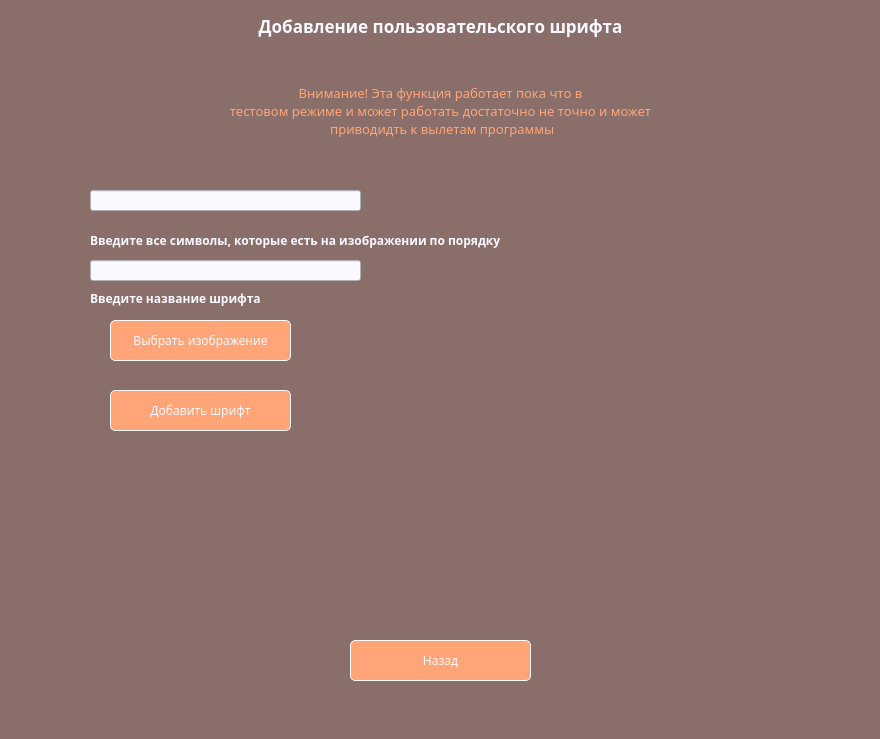
<?xml version="1.0" encoding="UTF-8"?>
<ui version="4.0">
 <class>MainWindow</class>
 <widget class="QMainWindow" name="MainWindow">
  <property name="geometry">
   <rect>
    <x>0</x>
    <y>0</y>
    <width>880</width>
    <height>739</height>
   </rect>
  </property>
  <property name="windowTitle">
   <string>MainWindow</string>
  </property>
  <property name="styleSheet">
   <string notr="true">background-color: #896e69;</string>
  </property>
  <widget class="QWidget" name="centralwidget">
   <widget class="QLabel" name="label">
    <property name="geometry">
     <rect>
      <x>0</x>
      <y>10</y>
      <width>881</width>
      <height>31</height>
     </rect>
    </property>
    <property name="font">
     <font>
      <family>Segoe Print</family>
      <pointsize>13</pointsize>
      <weight>75</weight>
      <bold>true</bold>
     </font>
    </property>
    <property name="styleSheet">
     <string notr="true">color: #f9f9ff;</string>
    </property>
    <property name="text">
     <string>Добавление пользовательского шрифта</string>
    </property>
    <property name="alignment">
     <set>Qt::AlignCenter</set>
    </property>
   </widget>
   <widget class="QPushButton" name="pushButton">
    <property name="geometry">
     <rect>
      <x>350</x>
      <y>640</y>
      <width>181</width>
      <height>41</height>
     </rect>
    </property>
    <property name="font">
     <font>
      <family>Segoe Print</family>
     </font>
    </property>
    <property name="styleSheet">
     <string notr="true">background-color:#ffa577;color: #f9f9ff; border-color: #f9f9ff;border-width: 1px;border-style: solid;border-radius:5px;</string>
    </property>
    <property name="text">
     <string>Назад</string>
    </property>
   </widget>
   <widget class="QLineEdit" name="lineEdit">
    <property name="geometry">
     <rect>
      <x>90</x>
      <y>190</y>
      <width>271</width>
      <height>21</height>
     </rect>
    </property>
    <property name="styleSheet">
     <string notr="true">background-color: #f9f9ff; color:#d55448;</string>
    </property>
    <property name="text">
     <string/>
    </property>
   </widget>
   <widget class="QLabel" name="label_2">
    <property name="geometry">
     <rect>
      <x>90</x>
      <y>230</y>
      <width>451</width>
      <height>20</height>
     </rect>
    </property>
    <property name="sizePolicy">
     <sizepolicy hsizetype="Fixed" vsizetype="Preferred">
      <horstretch>0</horstretch>
      <verstretch>0</verstretch>
     </sizepolicy>
    </property>
    <property name="font">
     <font>
      <family>Segoe Print</family>
      <weight>75</weight>
      <bold>true</bold>
     </font>
    </property>
    <property name="styleSheet">
     <string notr="true">color: #f9f9ff;</string>
    </property>
    <property name="text">
     <string>Введите все символы, которые есть на изображении по порядку</string>
    </property>
   </widget>
   <widget class="QPushButton" name="pushButton_2">
    <property name="geometry">
     <rect>
      <x>110</x>
      <y>320</y>
      <width>181</width>
      <height>41</height>
     </rect>
    </property>
    <property name="font">
     <font>
      <family>Segoe Print</family>
     </font>
    </property>
    <property name="styleSheet">
     <string notr="true">background-color:#ffa577;color: #f9f9ff; border-color: #f9f9ff;border-width: 1px;border-style: solid;border-radius:5px;</string>
    </property>
    <property name="text">
     <string>Выбрать изображение</string>
    </property>
   </widget>
   <widget class="QPushButton" name="pushButton_3">
    <property name="geometry">
     <rect>
      <x>110</x>
      <y>390</y>
      <width>181</width>
      <height>41</height>
     </rect>
    </property>
    <property name="font">
     <font>
      <family>Segoe Print</family>
     </font>
    </property>
    <property name="styleSheet">
     <string notr="true">background-color:#ffa577;color: #f9f9ff; border-color: #f9f9ff;border-width: 1px;border-style: solid;border-radius:5px;</string>
    </property>
    <property name="text">
     <string>Добавить шрифт</string>
    </property>
   </widget>
   <widget class="QLabel" name="label_3">
    <property name="geometry">
     <rect>
      <x>90</x>
      <y>440</y>
      <width>721</width>
      <height>171</height>
     </rect>
    </property>
    <property name="font">
     <font>
      <family>Segoe Print</family>
     </font>
    </property>
    <property name="styleSheet">
     <string notr="true">color: #f9f9ff;</string>
    </property>
    <property name="text">
     <string/>
    </property>
   </widget>
   <widget class="QLabel" name="label_4">
    <property name="geometry">
     <rect>
      <x>0</x>
      <y>40</y>
      <width>881</width>
      <height>141</height>
     </rect>
    </property>
    <property name="font">
     <font>
      <family>Segoe Script</family>
      <pointsize>10</pointsize>
     </font>
    </property>
    <property name="styleSheet">
     <string notr="true">color: #ffa577;</string>
    </property>
    <property name="text">
     <string>Внимание! Эта функция работает пока что в 
тестовом режиме и может работать достаточно не точно и может
 приводидть к вылетам программы</string>
    </property>
    <property name="alignment">
     <set>Qt::AlignCenter</set>
    </property>
   </widget>
   <widget class="QLabel" name="label_5">
    <property name="geometry">
     <rect>
      <x>90</x>
      <y>290</y>
      <width>201</width>
      <height>16</height>
     </rect>
    </property>
    <property name="font">
     <font>
      <family>Segoe Print</family>
      <weight>75</weight>
      <bold>true</bold>
     </font>
    </property>
    <property name="styleSheet">
     <string notr="true">color: #f9f9ff;</string>
    </property>
    <property name="text">
     <string>Введите название шрифта</string>
    </property>
   </widget>
   <widget class="QLineEdit" name="lineEdit_2">
    <property name="geometry">
     <rect>
      <x>90</x>
      <y>260</y>
      <width>271</width>
      <height>21</height>
     </rect>
    </property>
    <property name="styleSheet">
     <string notr="true">background-color: #f9f9ff; color:#d55448;</string>
    </property>
    <property name="text">
     <string/>
    </property>
   </widget>
  </widget>
  <widget class="QMenuBar" name="menubar">
   <property name="geometry">
    <rect>
     <x>0</x>
     <y>0</y>
     <width>880</width>
     <height>26</height>
    </rect>
   </property>
  </widget>
  <widget class="QStatusBar" name="statusbar"/>
 </widget>
 <resources/>
 <connections/>
</ui>
